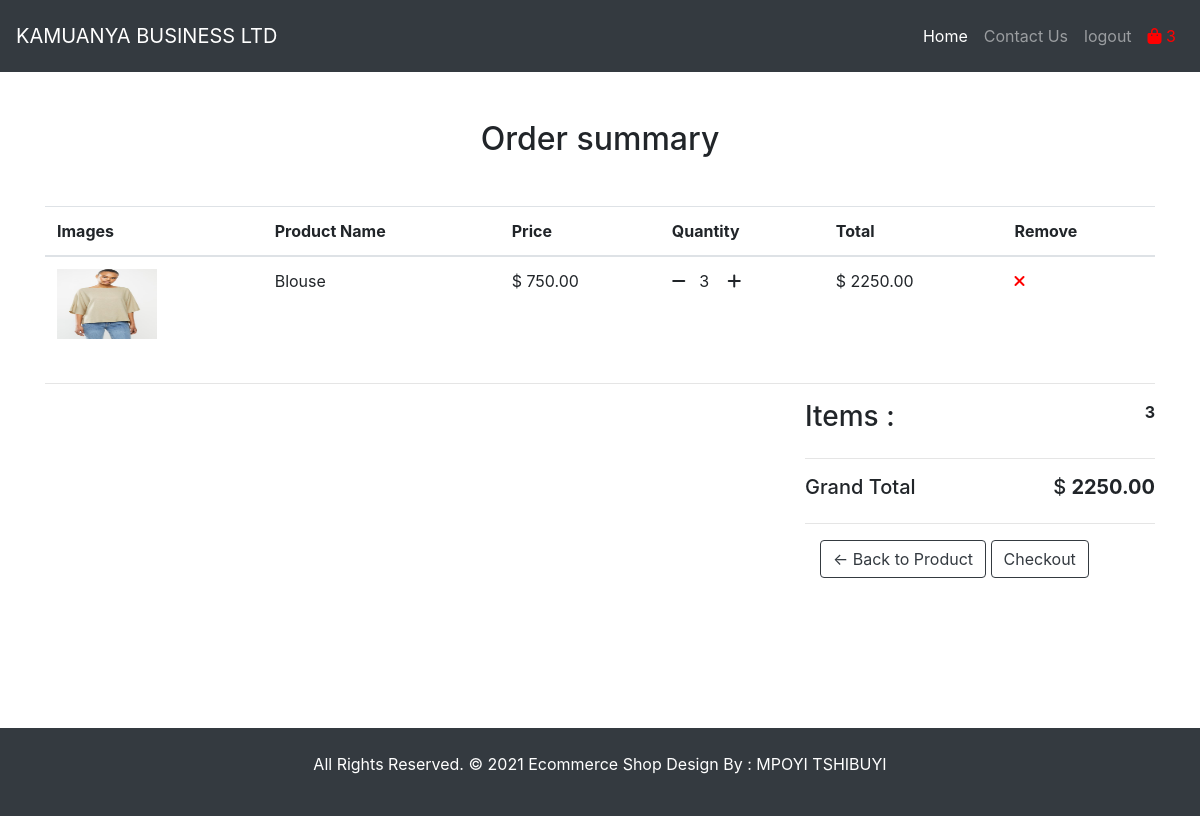
The page /cart/ (signed in) on the database as committed earlier.
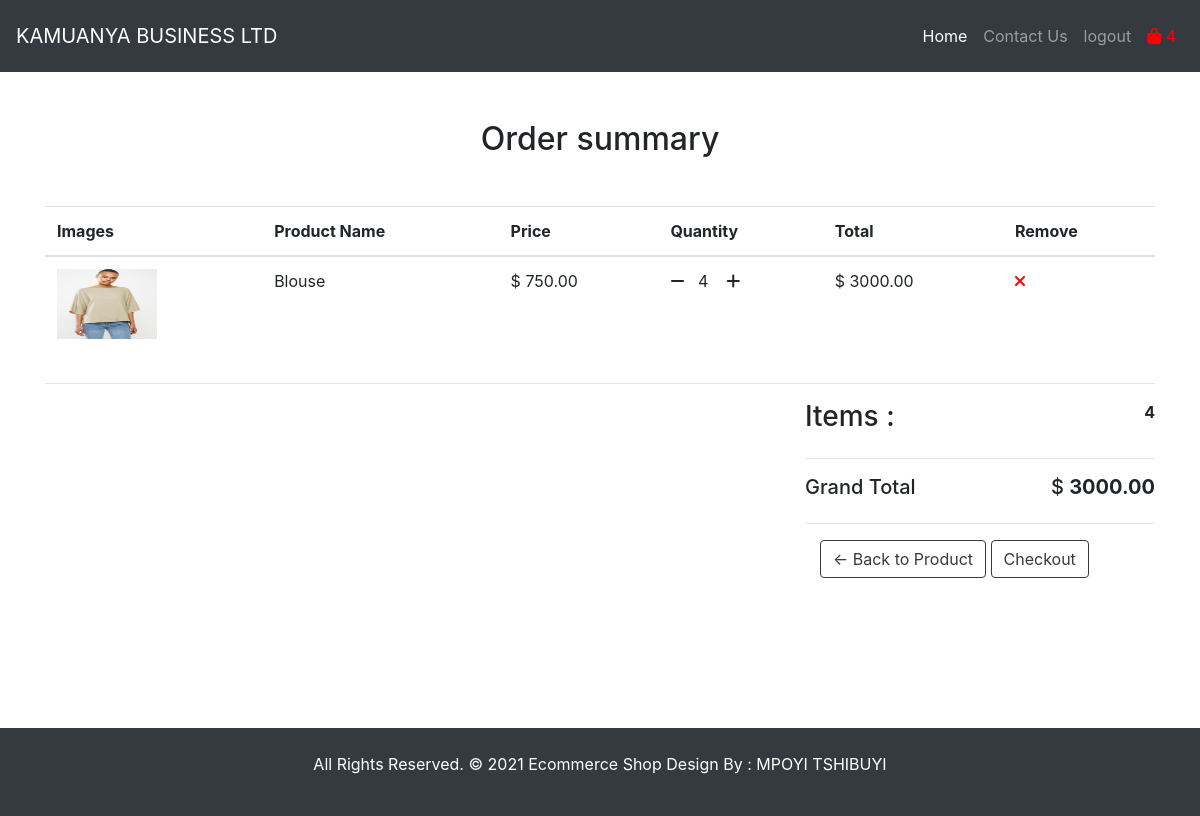
The same page on the database as committed later.
### store/models.py (models this page shows, shortened)
class OrderItem(models.Model):
    user                          = models.ForeignKey(User,             verbose_name="USER",    on_delete=models.CASCADE)
    product                       = models.ForeignKey(Product,          verbose_name="PRODUCT", on_delete=models.CASCADE)
    order                         = models.ForeignKey(Order,            verbose_name="ORDER",   on_delete=models.CASCADE)
    complete                      = models.BooleanField(default=False)
    quantity                      = models.IntegerField("QUANTITY",     default=0)
    date_added                    = models.DateTimeField("DATE ADDED",  auto_now_add= True)
    class Meta:
        app_label   = 'store'
        db_table    = 'OrderItem'
        verbose_name_plural = 'orderitems'
    @property
    def get_total(self):
        total = self.product.price * self.quantity
        return total

class Product(models.Model):
    title                   = models.CharField('TITLE' ,                max_length=120)
    digital                 = models.BooleanField("DIGITAL",                   default=False, blank=True, null=True)
    image                   = models.ImageField('PRODUCT IMAGE',        upload_to='photo/',        blank=True,     null=True)
    description             = models.TextField('DESCRIPTION',           )
    price                   = models.DecimalField('PRICE',              max_digits=19,      default=0,              decimal_places=2,  blank=True)
    discount_price          = models.DecimalField('DISCOUNTED PRICE',   max_digits=19,      default=0,              decimal_places=2,  blank=True)
    top_featured            = models.BooleanField("TOP FEATURE",        default=False,      blank=True, null=True)
    best_seller             = models.BooleanField("BEST SELLER",        default=False,      blank=True, null=True)
    class Meta:
        app_label   = 'store'
        db_table    = 'Product'
        verbose_name_plural = 'products'
    @property
    def image_url(self):
        try:
            url = self.image.url
        except:
            url = ''
        return url

class Order(models.Model):
    user                        = models.ForeignKey(User, on_delete=models.CASCADE)
    date_ordered                = models.DateTimeField(auto_now_add= True)
    complete                    = models.BooleanField(default=False)
    transaction_id              = models.CharField(max_length=120, blank=True, null=True)
    address                     = models.CharField(max_length=120, blank=True, null=True)
    payment                     = models.CharField(max_length=120, blank=True, null=True)
    coupon                      = models.CharField(max_length=120, blank=True, null=True)
    being_delivered             = models.CharField(max_length=120, blank=True, null=True)
    received                    = models.CharField(max_length=120, blank=True, null=True)
    refund_requested            = models.CharField(max_length=120, blank=True, null=True)
    refund_granted              = models.CharField(max_length=120, blank=True, null=True)
    class Meta:
        app_label   = 'store'
        db_table    = 'Order'
        verbose_name_plural = 'orders'
    @property
    def get_cart_total(self):
        orderitems = self.orderitem_set.all()
        total = sum([item.get_total for item in orderitems])
        return total
    @property
    def get_cart_items(self):
        orderitems = self.orderitem_set.all()
        total = sum([item.quantity for item in orderitems])
        return total

### store/views.py (the view)
# urls.py: path('cart/',                                       cart,               name="cart"),
def cart(request):
    template_name = 'store/cart.html'
    if request.user.is_authenticated:
        user = request.user
        order, created = Order.objects.get_or_create(
            user = user,
            complete = False
        )
        items = order.orderitem_set.all()
        cartItems = order.get_cart_items
    else:
        cookieData = cookieCart(request)
        cartItems = cookieData['cartItems']
        order = cookieData['order']
        items = cookieData['items']
    context = {'items': items, 'order': order, 'cartItems':cartItems}
    return render(request, template_name, context)

### store/templates/store/cart.html (shortened to what this page needs)
{% extends 'base.html' %}
{% block content %}
<div class="cart-box-main mt-5 " style="margin-bottom: 150px;">
    <div class="container">
        <h2 class="text-center mb-5"> Order summary</h2>
        <div class="row">
            <div class="col-lg-12">
                <div class="table-main table-responsive  ">
                    <table  class="table color-darker" >
                        <thead>
                        <tr>
                            <th>Images</th>
                            <th>Product Name</th>
                            <th>Price</th>
                            <th>Quantity</th>
                            <th>Total</th>
                            <th>Remove</th>
                        </tr>
                        </thead>
                        <tbody>
                        {% for item in items %}
                        <tr>
                            <td class="thumbnail-img">
                                <a href="#">
                                    <img alt="" class="img-fluid" style="" src="{{ item.product.image_url }}"/>
                                </a>
                            </td>
                            <td>
                                <p>
                                    {{ item.product.title }}
                                </p>
                            </td>
                            <td >
                                <p>$ {{ item.product.price }} </p>
                            </td>
                            <td class="quantity-box "><i class="fa fa-minus chg-quantity  update-cart cursor-pointer"  data-action="remove"
                                data-product="{{ item.product.id }}" aria-hidden="true"></i>&nbsp; &nbsp;{{ item.quantity }}&nbsp; &nbsp; <i class="fa fa-plus chg-quantity update-cart pe-auto" data-action="add"
                                data-product="{{ item.product.id }}" aria-hidden="true"></i></td>
                            <td class="total-pr">
                                <p>$ {{ item.get_total }}</p>
                            </td>
                            <td class="remove-pr quantity-box "  style="color:red;">
                                    <i class="fas fa-times chg-quantity update-cart" data-action="delete"
                                data-product="{{ item.product.id }}"></i>
                            </td>
                        </tr>
                        {% endfor %}
                        </tbody>
                    </table>
                </div>
            </div>
        </div>
        <hr>
        <div class="row my-3 ">
            <div class="col-lg-8 col-sm-12"></div>
            <div class="col-lg-4 col-sm-12">
                <div class="order-box">
                      <div class="d-flex">
                        <h3>Items : </h3>
                        <div class="ml-auto font-weight-bold">{{ order.get_cart_items }} </div>
                    </div>
                    <hr>
                    <div class="d-flex gr-total">
                        <h5>Grand Total</h5>
                        <div class="ml-auto h5">  $ <b>{{ order.get_cart_total }}</b> </div>
                    </div>
                    <hr>
                <div class="container float-right">
                    <a class="btn btn-outline-dark" href="{% url 'store:home' %}">&#x2190; Back to Product</a>
                    <a class="ml-auto btn  btn-outline-dark hvr-hover" href="{% url 'store:checkout' %}">Checkout</a>
                </div>
                </div>
            </div>
        </div>
    </div>
</div>
{% endblock content %}

### store/templates/base.html (shortened to what this page needs)
<!DOCTYPE html>
{% load static %}
<html lang="en">
    <head>
    </head>
        {% include 'includes/head_link.html'  %}
    <body>
        {% include 'includes/navbar.html'  with  brand_name="KAMUANYA BUSINESS LTD" %}
        {% block content %}
        {% endblock content %}
        {% include 'includes/footer.html'  %}
    </body>
</html>

### store/templates/includes/head_link.html (shortened to what this page needs)
{% load static %}
<link rel="stylesheet" href="https://maxcdn.bootstrapcdn.com/bootstrap/4.0.0/css/bootstrap.min.css" >
<link rel="stylesheet" href="https://cdnjs.cloudflare.com/ajax/libs/font-awesome/6.0.0-beta2/css/all.min.css">

### store/templates/includes/navbar.html (shortened to what this page needs)
{% load static %}
<nav class="navbar navbar-expand-lg navbar-dark bg-dark sticky-top py-3 ">
    <a class="navbar-brand" href="#">{{ brand_name }}</a>
    <div class="collapse navbar-collapse" id="navbarNav">
        <ul class="navbar-nav ml-auto">
            <li class="nav-item active">
                <a class="nav-link" href="{% url 'store:home' %}">Home <span class="sr-only">(current)</span></a>
            </li>
            <li class="nav-item">
                <a class="nav-link" href="#">Contact Us</a>
            </li>
            {% if request.user.is_authenticated %}
            <li class="nav-item">
                <a class="nav-link" href="#">logout</a>
            </li>
            {% endif %}
            <li class="nav-item">
                <a class="nav-link " href="{% url 'store:cart' %}" style="color:red;"> <i class="fa fa-shopping-bag"></i> {{ cartItems }}</a>
            </li>
        </ul>
    </div>
</nav>

### store/templates/includes/footer.html
<div class="footer-copyright bg-dark py-4 mt-5" style="color: white; text-align: center;">
    <p class="footer-company">All Rights Reserved. &copy; 2021 <a href="#" style="color:white;">Ecommerce Shop</a> Design By :
        <a href="#" style="color:white;">MPOYI TSHIBUYI</a></p>
</div>

### store/templates/includes/scripts.html (shortened to what this page needs)
{% load static %}

### store/templates/store/cart.html (style rules this page uses)
.img-fluid { width: 100px; height: 70px; }
.quantity-box { cursor: pointer; }

Rows that differ between the two databases and show on the page:
changed OrderItem "Blouse": quantity "3" → "4"; get_total "2250.00" → "3000.00"
changed through a linked row, Order: get_cart_items "3" → "4"; get_cart_total "2250.00" → "3000.00"
Other text that changed with them:
{{ cartItems }}: "3" → "4"
